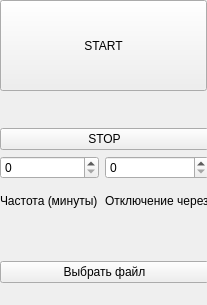
<?xml version="1.0" encoding="UTF-8"?>
<ui version="4.0">
 <class>MainWindow</class>
 <widget class="QMainWindow" name="MainWindow">
  <property name="geometry">
   <rect>
    <x>0</x>
    <y>0</y>
    <width>207</width>
    <height>305</height>
   </rect>
  </property>
  <property name="minimumSize">
   <size>
    <width>207</width>
    <height>305</height>
   </size>
  </property>
  <property name="maximumSize">
   <size>
    <width>207</width>
    <height>305</height>
   </size>
  </property>
  <property name="windowTitle">
   <string>MainWindow</string>
  </property>
  <widget class="QWidget" name="centralwidget">
   <widget class="QPushButton" name="pushButton">
    <property name="geometry">
     <rect>
      <x>0</x>
      <y>0</y>
      <width>207</width>
      <height>91</height>
     </rect>
    </property>
    <property name="text">
     <string>START</string>
    </property>
   </widget>
   <widget class="QWidget" name="">
    <property name="geometry">
     <rect>
      <x>0</x>
      <y>90</y>
      <width>209</width>
      <height>193</height>
     </rect>
    </property>
    <layout class="QGridLayout" name="gridLayout">
     <item row="7" column="0" colspan="2">
      <widget class="QPushButton" name="btnOpenFile">
       <property name="text">
        <string>Выбрать файл</string>
       </property>
      </widget>
     </item>
     <item row="4" column="0">
      <widget class="QSpinBox" name="timerSet">
       <property name="styleSheet">
        <string notr="true">font: 14pt &quot;Segoe UI&quot;;</string>
       </property>
      </widget>
     </item>
     <item row="4" column="1">
      <widget class="QSpinBox" name="offSet">
       <property name="styleSheet">
        <string notr="true">font: 14pt &quot;Segoe UI&quot;;</string>
       </property>
      </widget>
     </item>
     <item row="6" column="0" colspan="2">
      <widget class="QLabel" name="exeName">
       <property name="text">
        <string/>
       </property>
       <property name="alignment">
        <set>Qt::AlignCenter</set>
       </property>
      </widget>
     </item>
     <item row="1" column="0" colspan="2">
      <widget class="QLabel" name="lbl1">
       <property name="font">
        <font>
         <pointsize>10</pointsize>
        </font>
       </property>
       <property name="text">
        <string/>
       </property>
       <property name="alignment">
        <set>Qt::AlignCenter</set>
       </property>
      </widget>
     </item>
     <item row="5" column="1">
      <widget class="QLabel" name="label_2">
       <property name="text">
        <string>Отключение через</string>
       </property>
       <property name="wordWrap">
        <bool>true</bool>
       </property>
      </widget>
     </item>
     <item row="5" column="0">
      <widget class="QLabel" name="label">
       <property name="text">
        <string>Частота (минуты)</string>
       </property>
       <property name="wordWrap">
        <bool>true</bool>
       </property>
      </widget>
     </item>
     <item row="2" column="0" colspan="2">
      <widget class="QPushButton" name="btnStop">
       <property name="text">
        <string>STOP</string>
       </property>
      </widget>
     </item>
    </layout>
   </widget>
  </widget>
  <widget class="QMenuBar" name="menubar">
   <property name="geometry">
    <rect>
     <x>0</x>
     <y>0</y>
     <width>207</width>
     <height>21</height>
    </rect>
   </property>
  </widget>
 </widget>
 <resources/>
 <connections/>
</ui>
